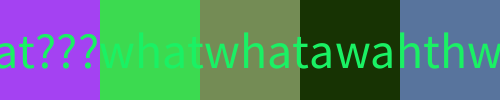
Frame 1 (no input)
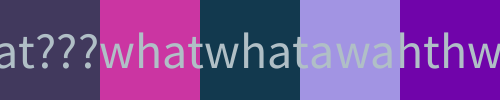
Frame 60 (the mouse pressed at the canvas centre just before this capture)
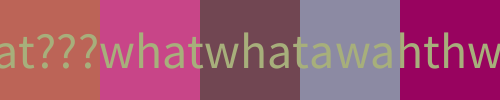
Frame 120 (the mouse held since frame 60 and released just before this capture)

The Processing sketch that drew these frames (run headless with seeded random() and noise(); from frame 60 on, the mouse is pressed at the canvas centre):

// Processing sketch: processing_113026
// ── processing_113026.pde

int x;

void setup() {
  size(500, 100);
}

void draw() {
  noStroke();
  for ( int i = 0; i < width; i = i +100) {
    fill(random(255),random(255),random(255));
    rect(i, 0, 100, 100);
  }
  textAlign(CENTER,CENTER);
   fill(random(255),random(255),random(255));
    textSize(50);
    text("what???whatwhatawahthweht", width/2, height/2);
    
  if(mousePressed){
  save("myImage"+ x +".jpg");
  x = x+1;
  }
}
